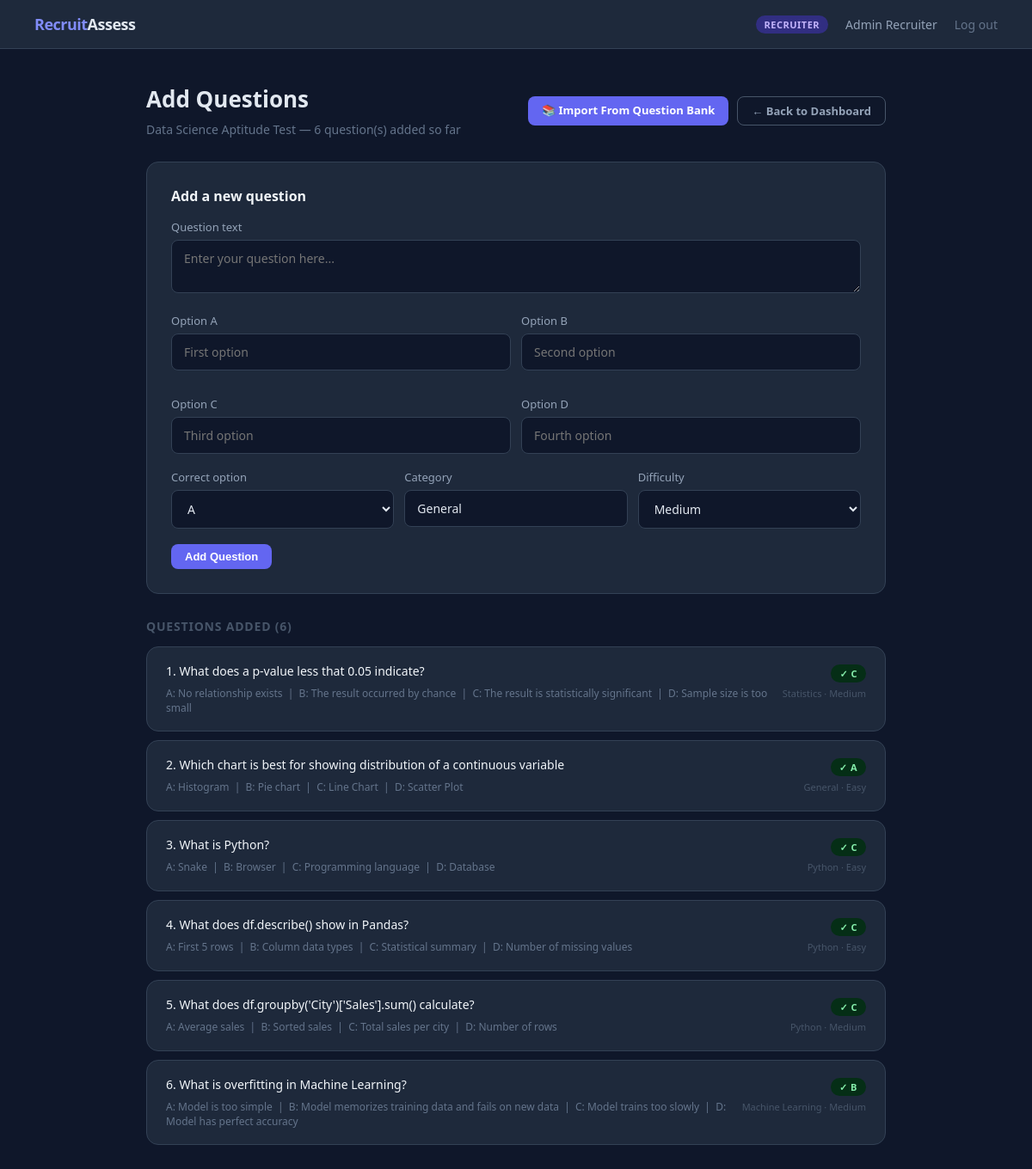
The app's page /recruiter/assessment/1/add-questions (signed in) with its own data.
### tables this page shows
CREATE TABLE assessments (
        id          INTEGER PRIMARY KEY AUTOINCREMENT,
        title       TEXT NOT NULL,
        description TEXT,
        created_by  INTEGER,
        time_limit  INTEGER DEFAULT 60,
        is_active   INTEGER DEFAULT 1,
        created_at  DATETIME DEFAULT CURRENT_TIMESTAMP,
        FOREIGN KEY (created_by) REFERENCES users(id)
    );

CREATE TABLE questions (
        id             INTEGER PRIMARY KEY AUTOINCREMENT,
        assessment_id  INTEGER NOT NULL,
        question_text  TEXT NOT NULL,
        option_a       TEXT NOT NULL,
        option_b       TEXT NOT NULL,
        option_c       TEXT NOT NULL,
        option_d       TEXT NOT NULL,
        correct_option TEXT NOT NULL,
        category       TEXT DEFAULT 'General',
        difficulty     TEXT DEFAULT 'Medium',
        FOREIGN KEY (assessment_id) REFERENCES assessments(id)
    );

### app.py (the view, shortened to what this page needs)
@app.route('/recruiter/assessment/<int:assessment_id>/add-questions', methods=['GET','POST'])
def add_questions(assessment_id):
    guard = login_required('recruiter')
    if guard: return guard
    from database import add_question
    success = None
    assessment = get_assessment(assessment_id)
    questions  = get_questions(assessment_id)
    return render_template('add_questions.html',
                           assessment=assessment,
                           questions=questions,
                           success=success)

### app.py (called while the page is built)
def login_required(role=None):
    if 'user_id' not in session:
        return redirect(url_for('login'))
    if role and session.get('role') != role:
        return redirect(url_for('dashboard'))
    return None

### database.py (called while the page is built)
def get_conn():
    conn = sqlite3.connect(DB)
    conn.row_factory = sqlite3.Row   # lets you access columns by name like dict
    return conn

def get_assessment(assessment_id):
    conn = get_conn()
    row = conn.execute("SELECT * FROM assessments WHERE id=?", (assessment_id,)).fetchone()
    conn.close()
    return dict(row) if row else None

def get_questions(assessment_id):
    conn = get_conn()
    rows = conn.execute(
        "SELECT * FROM questions WHERE assessment_id=? ORDER BY RANDOM()",
        (assessment_id,)
    ).fetchall()
    conn.close()
    return [dict(r) for r in rows]

### templates/add_questions.html (shortened to what this page needs)
{% extends "base.html" %}
{% block content %}
<div class="container">
  <div style="display:flex;justify-content:space-between;align-items:center;flex-wrap:wrap;gap:12px;margin-bottom:28px">
    <div>
      <h1 class="page-title">Add Questions</h1>
      <p class="page-sub" style="margin-bottom:0">{{ assessment.title }} — {{ questions|length }} question(s) added so far</p>
    </div>
    <div style="display:flex;gap:10px">
  <a href="/recruiter/{{ assessment.id }}/import-questions"
     class="btn btn-primary btn-sm">
     📚 Import From Question Bank
  </a>
  <a href="/recruiter" class="btn btn-outline btn-sm">
     ← Back to Dashboard
  </a>
</div>
  </div>
  <div class="card" style="margin-bottom:28px">
    <div class="card-title">Add a new question</div>
    <form method="POST">
      <div class="form-group">
        <label>Question text</label>
        <textarea name="question_text" rows="2" required placeholder="Enter your question here..."></textarea>
      </div>
      <div style="display:grid;grid-template-columns:1fr 1fr;gap:12px">
        <div class="form-group"><label>Option A</label><input type="text" name="option_a" required placeholder="First option"></div>
        <div class="form-group"><label>Option B</label><input type="text" name="option_b" required placeholder="Second option"></div>
        <div class="form-group"><label>Option C</label><input type="text" name="option_c" required placeholder="Third option"></div>
        <div class="form-group"><label>Option D</label><input type="text" name="option_d" required placeholder="Fourth option"></div>
      </div>
      <div style="display:grid;grid-template-columns:1fr 1fr 1fr;gap:12px">
        <div class="form-group">
          <label>Correct option</label>
          <select name="correct_option" required>
            <option value="A">A</option><option value="B">B</option>
          </select>
        </div>
        <div class="form-group">
          <label>Category</label>
          <input type="text" name="category" placeholder="e.g. Python" value="General">
        </div>
        <div class="form-group">
          <label>Difficulty</label>
          <select name="difficulty">
            <option value="Medium" selected>Medium</option>
          </select>
        </div>
      </div>
      <button type="submit" class="btn btn-primary btn-sm">Add Question</button>
    </form>
  </div>
  {% if questions %}
  <h2 style="font-size:14px;font-weight:600;color:#475569;letter-spacing:.8px;text-transform:uppercase;margin-bottom:14px">
    Questions Added ({{ questions|length }})
  </h2>
  {% for q in questions %}
  <div class="card" style="padding:18px 22px;margin-bottom:10px">
    <div style="display:flex;justify-content:space-between;align-items:flex-start;gap:12px">
      <div>
        <div style="font-size:14px;color:#f1f5f9;margin-bottom:8px">{{ loop.index }}. {{ q.question_text }}</div>
        <div style="font-size:12px;color:#64748b">
          A: {{ q.option_a }} &nbsp;|&nbsp; B: {{ q.option_b }} &nbsp;|&nbsp;
          C: {{ q.option_c }} &nbsp;|&nbsp; D: {{ q.option_d }}
        </div>
      </div>
      <div style="flex-shrink:0;text-align:right">
        <span class="badge badge-green">✓ {{ q.correct_option }}</span><br>
        <span style="font-size:11px;color:#475569">{{ q.category }} · {{ q.difficulty }}</span>
      </div>
    </div>
  </div>
  {% endfor %}
  {% endif %}
</div>
{% endblock %}

### templates/base.html (style rules this page uses)
* { margin:0; padding:0; box-sizing:border-box; }
body { font-family:'Segoe UI',sans-serif; background:#0f172a; color:#e2e8f0; min-height:100vh; }
.container { max-width:900px; margin:0 auto; padding:40px 20px; }
.page-title { font-size:26px; font-weight:700; margin-bottom:8px; }
.page-sub { font-size:14px; color:#64748b; margin-bottom:32px; }
.card { background:#1e293b; border:1px solid #334155; border-radius:14px; padding:28px; margin-bottom:20px; }
.card-title { font-size:16px; font-weight:600; margin-bottom:16px; color:#f1f5f9; }
.btn { display:inline-block; padding:11px 28px; border-radius:8px; font-size:14px; font-weight:600; cursor:pointer; text-decoration:none; border:none; transition:all .2s; }
.btn-primary { background:#6366f1; color:#fff; }
.btn-outline { background:transparent; color:#94a3b8; border:1px solid #475569; }
.btn-sm { padding:7px 16px; font-size:13px; }
.form-group { margin-bottom:18px; }
.form-group label { display:block; font-size:13px; color:#94a3b8; margin-bottom:6px; }
.form-group input, .form-group select, .form-group textarea { width:100%; background:#0f172a; border:1px solid #334155; border-radius:8px; padding:11px 14px; font-size:14px; color:#e2e8f0; outline:none; transition:border .2s; font-family:inherit; }
.form-group select option { background:#1e293b; }
.badge { display:inline-block; font-size:11px; font-weight:700; padding:3px 10px; border-radius:99px; letter-spacing:.5px; }
.badge-green { background:#052e16; color:#86efac; }

### records on screen
assessments: title "Data Science Aptitude Test"
questions: question_text "What does a p-value less that 0.05 indicate?", option_a "No relationship exists", option_b "The result occurred by chance", option_c "The result is statistically significant", option_d "Sample size is too small", correct_option "C", category "Statistics", difficulty "Medium"
questions: question_text "Which chart is best for showing distribution of a continuous variable", option_a "Histogram", option_b "Pie chart", option_c "Line Chart", option_d "Scatter Plot", correct_option "A", category "General", difficulty "Easy"
questions: question_text "What is Python?", option_a "Snake", option_b "Browser", option_c "Programming language", option_d "Database", correct_option "C", category "Python", difficulty "Easy"
questions: question_text "What does df.describe() show in Pandas?", option_a "First 5 rows", option_b "Column data types", option_c "Statistical summary", option_d "Number of missing values", correct_option "C", category "Python", difficulty "Easy"
questions: question_text "What does df.groupby('City')['Sales'].sum() calculate?", option_a "Average sales", option_b "Sorted sales", option_c "Total sales per city", option_d "Number of rows", correct_option "C", category "Python", difficulty "Medium"
questions: question_text "What is overfitting in Machine Learning?", option_a "Model is too simple", option_b "Model memorizes training data and fails on new data", option_c "Model trains too slowly", option_d "Model has perfect accuracy", correct_option "B", category "Machine Learning", difficulty "Medium"

### other values on screen
{{ session.role }} "RECRUITER"
{{ session.name }} "Admin Recruiter"
{{ questions|length }} "6"
